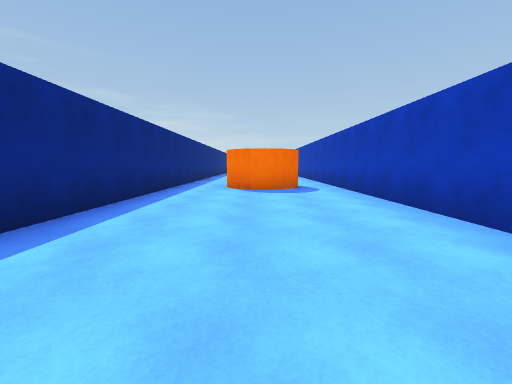
View 1 (above)

23 first-person views from a walk through a Unity game level. The camera is 1.2 m above the floor, tilts 6° down and sees 90° across. The floor is counted in squares, 2 m on a side. Each view is taken from the middle of a square. On the plan, view 1 faces up. The plan holds only what a view shows up to about 9 squares ahead; the rest is blank. The place goes on beyond the plan.

View 2
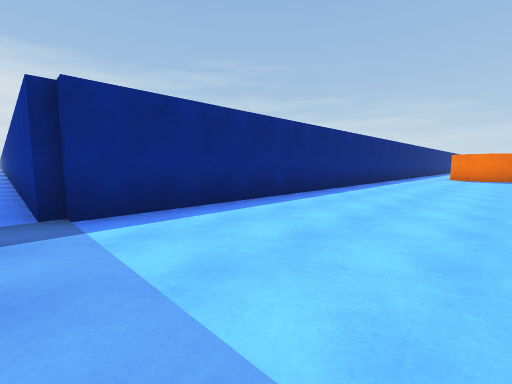

View 3
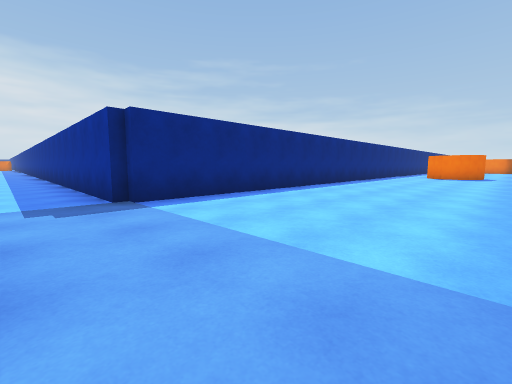

View 4
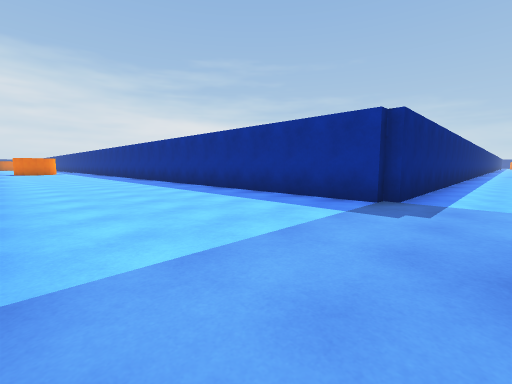

View 5
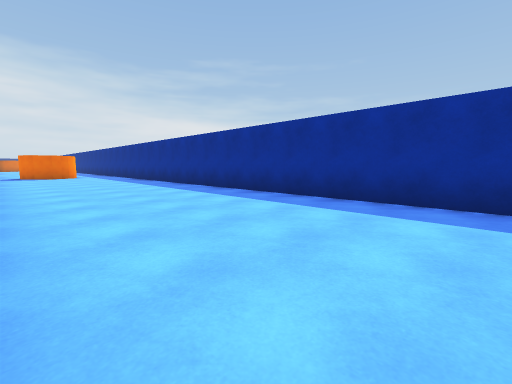

View 6
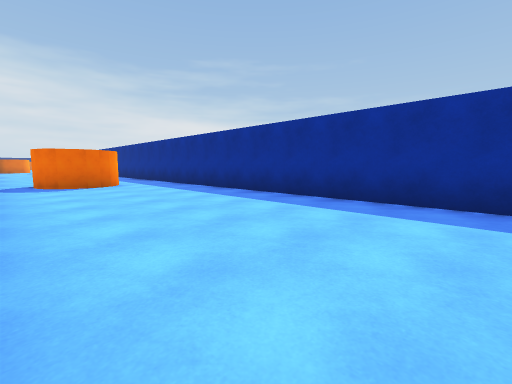

View 7
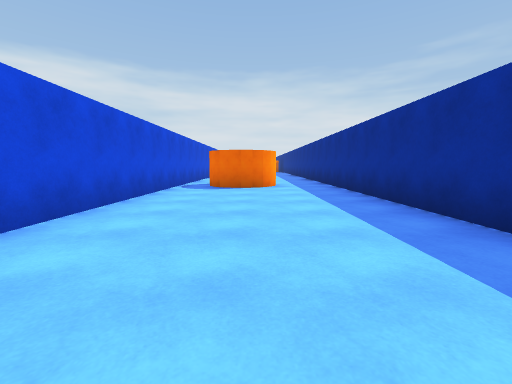

View 8
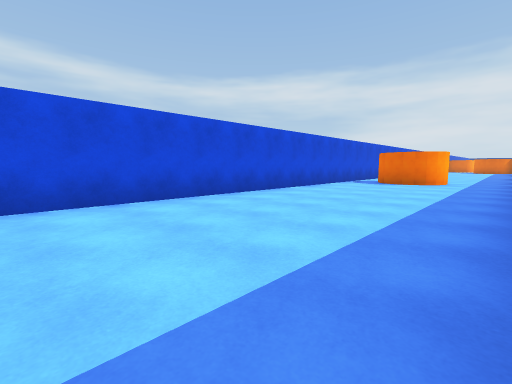

View 9
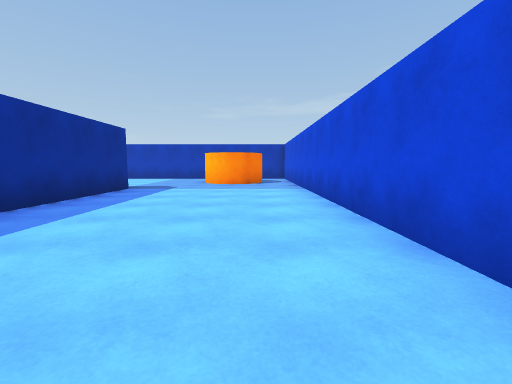

View 10
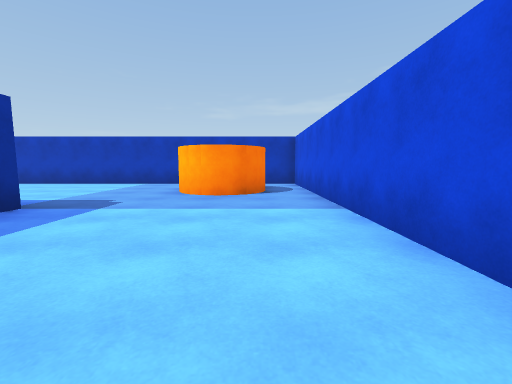

View 11
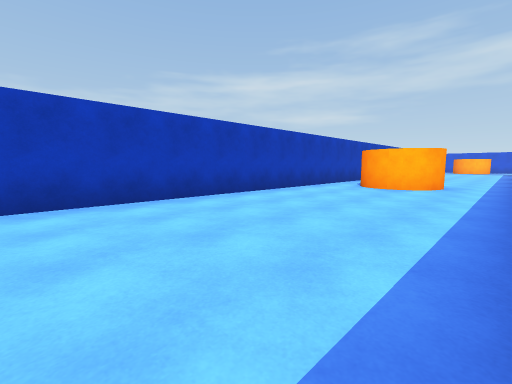

View 12
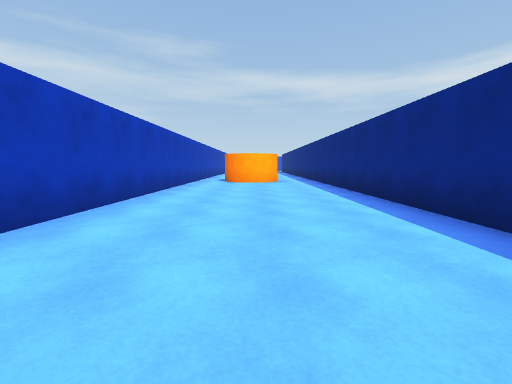

View 13
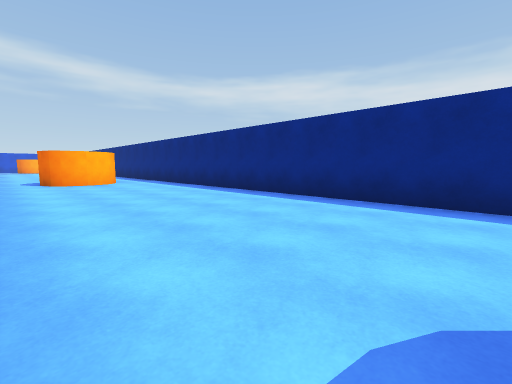

View 14
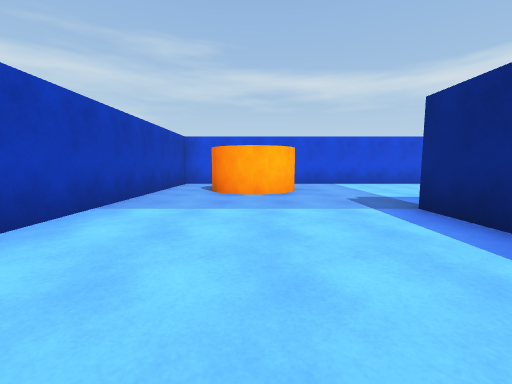

View 15
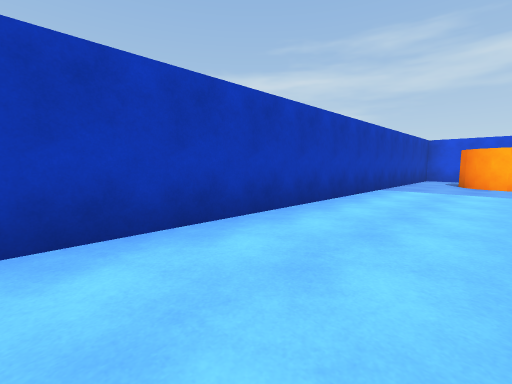

View 16
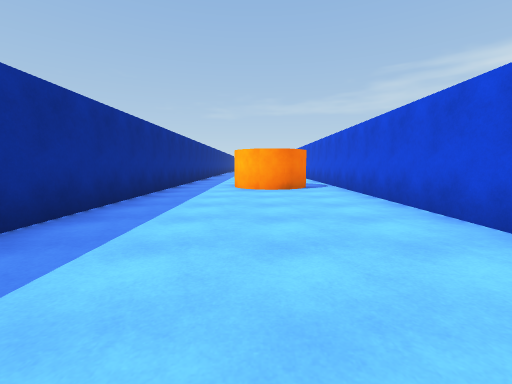

View 17
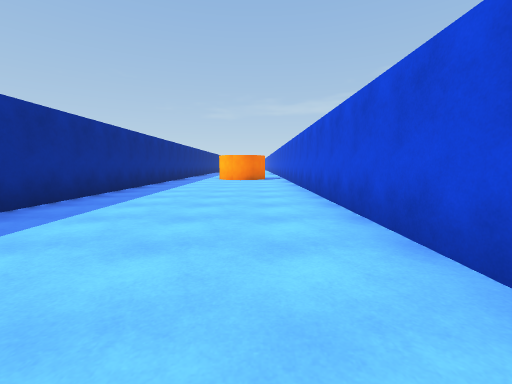

View 18
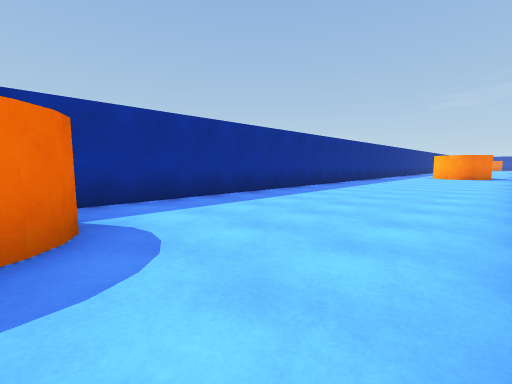

View 19
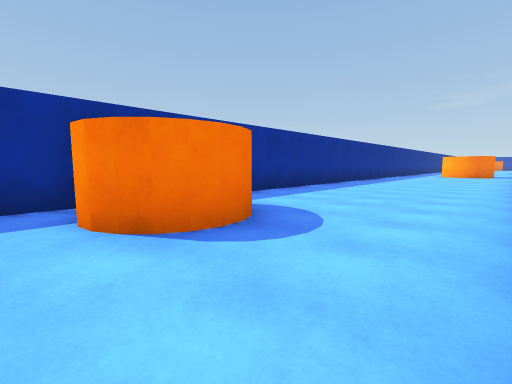

View 20
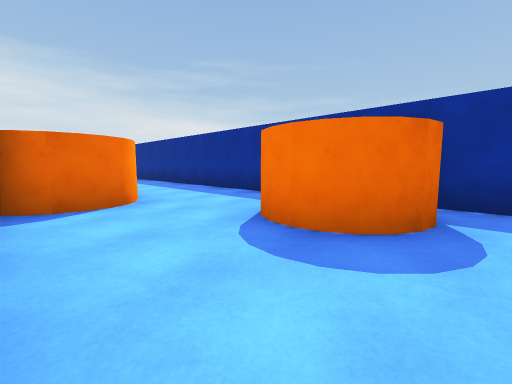

View 21
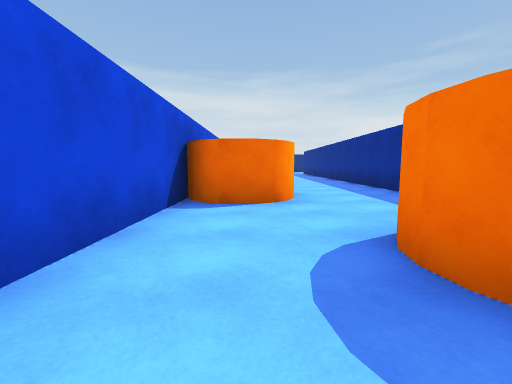

View 22
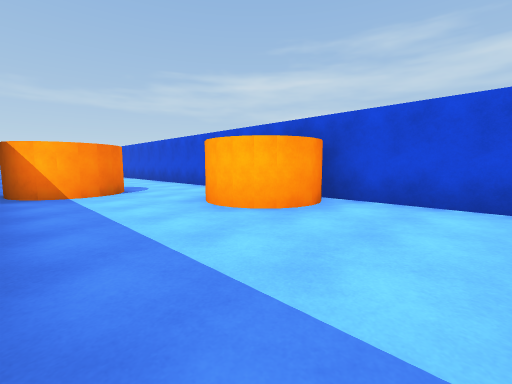

View 23
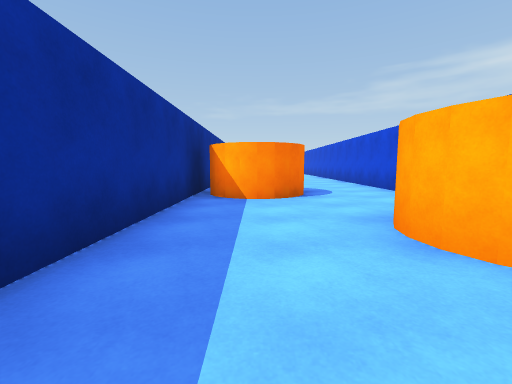

### Floor plan
Points are (right, up) in squares from view 1. A wall is a line through its corners. A room is listed if a view was taken in it or the views show most of it. See-through windows are left out.
Room 1 (views 1, 2, 3, 4, 5, 6, 7, 8, 9, 10, 14, 15)
walls: (-7.9, -10.3) (-0.5, -10.3); (-2.4, -5.8) (-22.6, -5.8); (-1, -8.1) (-0.7, -7.5); (-0.9, -8.7) (-1, -7.9) (-0.4, -7.3) (0.2, -7.2); (-0.5, -9.1) (-0.7, -8.8) (-0.9, -8.5); (0.6, -7.3) (0.9, -7.6); (2.2, -7.6) (2.2, 7.4); (-20.7, -8.2) (-20.8, -8.8); (-21, -7.7) (-20.8, -8.1) (-20.8, -8.4); (-21.1, -9.2) (-21.6, -9.4); (1.1, 6.7) (0.7, 6.3); (-0.7, 7.7) (-0.3, 8.1); (-2.2, 8.4) (-2.2, -5.5); (1.1, 7.6) (1.2, 7.1); (-22.6, -10.3) (-11.9, -10.3)
ways out: opening at (-1.5, 7.5) to room 2; opening at (2, 7) to room 2; opening at (-21.5, -10) to room 3; opening at (-21.5, -6.5) to room 3; opening at (1, -9) to room 5
Room 2 (views 11, 12, 13)
walls: (-2.2, 17.1) (-2.2, 8.4); (-0.3, 8.1) (0.2, 8.2); (2.2, 7.4) (2.2, 15.1)
ways out: opening at (-1.5, 7.5) to room 1; opening at (2, 7) to room 1
Room 3 (views 16, 17, 18, 20, 21)
walls: (-22.5, -9.1) (-22.7, -8.7) (-22.8, -8.3); (-35.6, -7.6) (-35.9, -7.8) (-36.3, -8); (-22.6, -5.8) (-36, -5.8); (-37.6, -10.3) (-22.6, -10.3)
ways out: opening at (-21.5, -10) to room 1; opening at (-21.5, -6.5) to room 1; opening at (-36.5, -9.5) to room 4
Room 4 (views 19, 22, 23)
walls: (-40.9, -9.7) (-40.9, -9.1) (-40.7, -8.7) (-40.4, -8.3) (-39.9, -8.3) (-39.4, -8.4) (-39, -8.8) (-38.9, -9.4) (-39.1, -9.9) (-39.4, -10.1); (-39.8, -10.3) (-37.6, -10.3); (-37.3, -7.7) (-37.5, -7.3); (-37.4, -6.5) (-37.1, -6.2) (-36.7, -6); (-43.1, -10.3) (-40.4, -10.3); (-36, -5.8) (-43.5, -5.8)
ways out: opening at (-36.5, -9.5) to room 3
Room 5 (no view inside)
walls: (0.9, -7.6) (1, -8); (-0.5, -10.3) (2.2, -10.3) (2.2, -7.6)
ways out: opening at (1, -9) to room 1

Where each view was taken, in squares from view 1:
view 1: 0 up, 0 right, facing up
view 2: 6 down, 1 right, facing up-left
view 3: 7 down, 2 right, facing up-left
view 4: 10 down, 1 left, facing up-left
view 5: 10 down, 7 left, facing up-left
view 6: 10 down, 13 left, facing up-left
view 7: 8 down, 14 left, facing left
view 8: 6 down, 12 left, facing down-left
view 9: 9 down, 9 left, facing right
view 10: 9 down, 6 left, facing right
view 11: 15 up, 2 left, facing down-right
view 12: 17 up, 0 right, facing down
view 13: 17 up, 2 right, facing down-left
view 14: 2 down, 0 right, facing down
view 15: 1 up, 0 right, facing down-right
view 16: 8 down, 29 left, facing right
view 17: 9 down, 33 left, facing right
view 18: 10 down, 36 left, facing up-right
view 19: 10 down, 38 left, facing up-right
view 20: 10 down, 35 left, facing up-left
view 21: 9 down, 35 left, facing left
view 22: 6 down, 43 left, facing down-right
view 23: 7 down, 42 left, facing right
